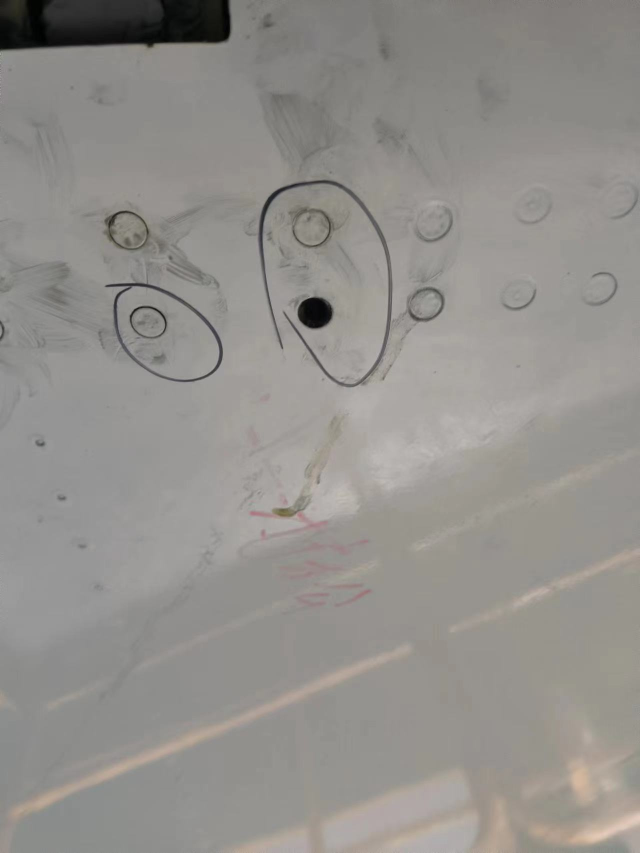
#> input picture surf2.jpg, 1280 x 1706 px (shown at 1/2 size)
$ jupyter execute --allow-errors test1.ipynb   (older library calls are emulated)
#> lines starting #> are read from the running program, lines starting #| are printed output that depends on the picture; after the words box and inside, x2 and y2 are one past the last pixel; in counts of white or black regions, pixels touching at a corner belong together
输入图像-grabcut抓前景背景-最大连通域消除外部-Marr求边缘-腐蚀消除内部垃圾

[cell 1]
import numpy as np
import cv2
import torch
from matplotlib import pyplot as plt

def cv_show(name,img):
    cv2.imshow(name,img)   #显示原图
    if cv2.waitKey(0) == 27:
        cv2.destroyAllWindows()
    if cv2.waitKey(0):
        cv2.destroyAllWindows()
#grabCut分割
from matplotlib import pyplot as plt
img = cv2.imread('tu_.png')
#> (the rest of this cell did not finish here and is left out)

[cell 2]
import numpy as np
import cv2
import torch
from matplotlib import pyplot as plt

[cell 3]
img = cv2.imread('surf2.jpg')
#> img is the input picture: shape (1706, 1280, 3); mean B, G, R 140.2, 144.2, 146.7
height, width = img.shape[:2]
#> height = 1706; width = 1280
    # 缩小图像
size = (int(width*0.3), int(height*0.3))
#> size = (384, 511)
shrink = cv2.resize(img, size, interpolation=cv2.INTER_AREA)
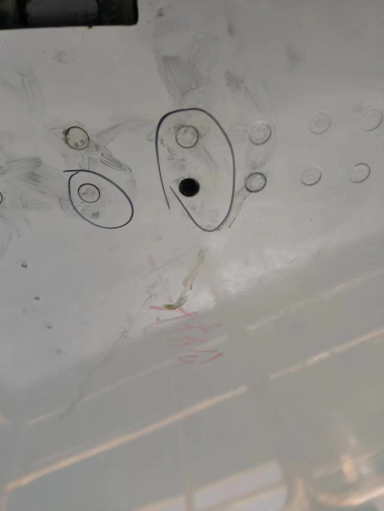
#> shrink: shape (511, 384, 3); mean B, G, R 140.2, 144.2, 146.7
shrink_o=shrink.copy();

    # 放大图像
fx = 1.6
fy = 1.2
enlarge = cv2.resize(img, (0, 0), fx=fx, fy=fy, interpolation=cv2.INTER_CUBIC)
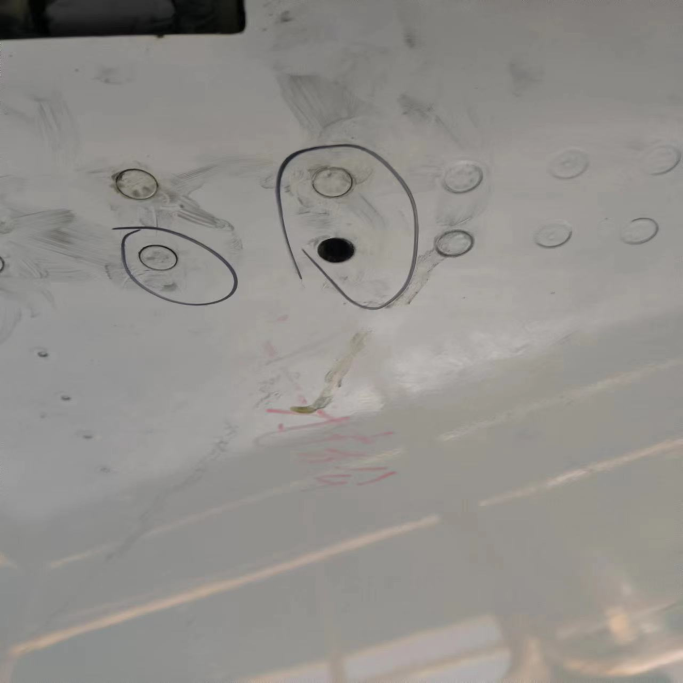
#> enlarge: shape (2047, 2048, 3) (shown at 1/3 size); mean B, G, R 140.2, 144.2, 146.7
cv_show('img1',shrink)
#> (key Esc is pressed here)
#> (key Esc is pressed here)

[cell 4]
#img = cv2.imread('surf4.jpg')
img=shrink
gray = cv2.cvtColor(img,cv2.COLOR_BGR2GRAY)
mask = np.zeros(img.shape[:2],np.uint8)

# 创建以0填充的前景和背景模型
bgdModel = np.zeros((1, 65), np.float64)
fgdModel = np.zeros((1, 65), np.float64)
(x,y)=gray.shape
#> x = 511; y = 384
rect = (21,1,y-30,x-20)
#> rect = (21, 1, 354, 491)
cv2.grabCut(img, mask, rect, bgdModel,fgdModel,6,cv2.GC_INIT_WITH_RECT)

# 此时的掩模已经变成了0-3之间的数字，
mask2 = np.where((mask == 2) | (mask == 0),0,1).astype('uint8')

img1 = img * mask2[:,:,np.newaxis]
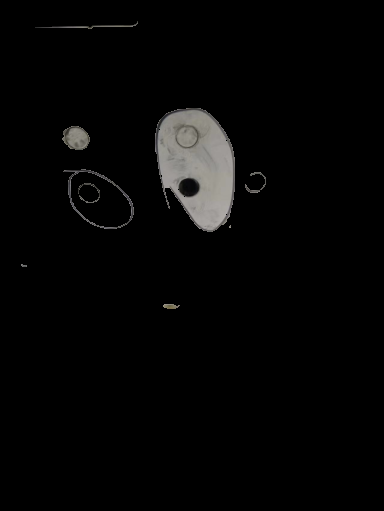
#> img1: shape (511, 384, 3); mean B, G, R 5.7, 5.9, 6
gray = cv2.cvtColor(img1,cv2.COLOR_BGR2GRAY)
gray_o=gray
contours,hierarchy = cv2.findContours(gray,cv2.RETR_TREE, cv2.CHAIN_APPROX_NONE)
#> contours = 16 contours, 8 with area under 20; largest, box (x1, y1, x2, y2) and area: (155, 108, 235, 232) 7302, (63, 169, 134, 229) 2744, (70, 171, 132, 228) 2456, (62, 126, 90, 150) 473, (35, 21, 138, 29) 88, (245, 172, 266, 193) 54, (163, 304, 180, 309) 46, (78, 183, 100, 203) 40
#最大联通域

contours,hierarchy = cv2.findContours(gray,cv2.RETR_TREE, cv2.CHAIN_APPROX_NONE)

area = []

for j in range(len(contours)):

    area.append(cv2.contourArea(contours[j]))
#> this loop made 16 passes
#> after the loop, area = [46.5, 6, 1.5, 54.5, 2743.5, 2456, 40, 473, 7301.5, 2, 2, 2, 4, 2, 2, 87.5]

max_idx = np.argmax(area)
#> max_idx = 8

max_area = cv2.contourArea(contours[max_idx])
#> max_area = 7301.5

for k in range(len(contours)):

    if k != max_idx:
        cv2.fillPoly(gray, [contours[k]], 0)
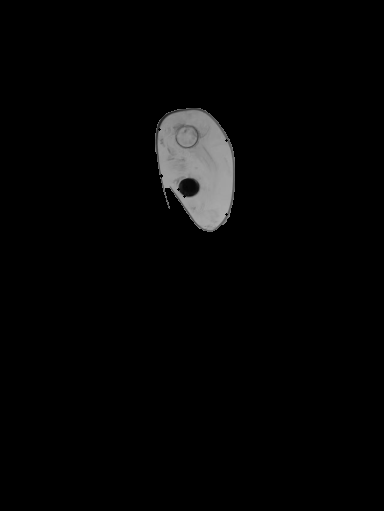
#> gray: shape (511, 384); min 0, max 171, mean 5.2

IMG=gray;
cv_show('IMG',IMG)
#> (key Enter is pressed here)
#> (key Enter is pressed here)

[cell 5]
cv_show('IMG',IMG)

[cell 6]
#grabCut分割

#img = cv2.imread('surf4.jpg')
img = shrink
gray = cv2.cvtColor(img,cv2.COLOR_BGR2GRAY)
#gray = cv2.equalizeHist(gray)#均衡
#gray = cv2.GaussianBlur(gray, (5, 5), 0)#高斯滤波

# 创建于读入图像，相同大小的掩模
mask = np.zeros(img.shape[:2],np.uint8)

# 创建以0填充的前景和背景模型
bgdModel = np.zeros((1, 65), np.float64)
fgdModel = np.zeros((1, 65), np.float64)
(x,y)=gray.shape
rect = (21,1,y-30,x-20)
cv2.grabCut(img, mask, rect, bgdModel,fgdModel,6,cv2.GC_INIT_WITH_RECT)

# 此时的掩模已经变成了0-3之间的数字，
mask2 = np.where((mask == 2) | (mask == 0),0,1).astype('uint8')

img1 = img * mask2[:,:,np.newaxis]
gray = cv2.cvtColor(img1,cv2.COLOR_BGR2GRAY)
gray_o=gray
contours,hierarchy = cv2.findContours(gray,cv2.RETR_TREE, cv2.CHAIN_APPROX_NONE)
#最大联通域

contours,hierarchy = cv2.findContours(gray,cv2.RETR_TREE, cv2.CHAIN_APPROX_NONE)

area = []

for j in range(len(contours)):

    area.append(cv2.contourArea(contours[j]))

max_idx = np.argmax(area)

max_area = cv2.contourArea(contours[max_idx])

for k in range(len(contours)):

    if k != max_idx:
        cv2.fillPoly(gray, [contours[k]], 0)

IMG=gray;
cv_show('IMG',IMG)
k = np.ones((4, 4), np.uint8)
open = cv2.morphologyEx(IMG, cv2.MORPH_OPEN, k)
close = cv2.morphologyEx(IMG, cv2.MORPH_CLOSE, k)
cv_show('IMG',close)
k = np.ones((4, 4), np.uint8)
thresh = cv2.threshold(close, 0, 255, cv2.THRESH_BINARY | cv2.THRESH_OTSU)[1]
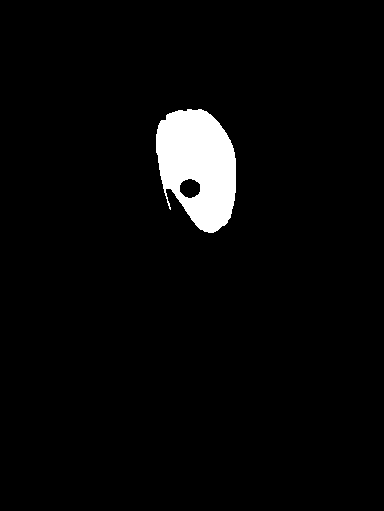
#> thresh: shape (511, 384); 3.6% white; 1 white region, box (x1, y1, x2, y2) and area: (156, 109, 236, 233) 7156
thresh = cv2.morphologyEx(thresh, cv2.MORPH_CLOSE, k)
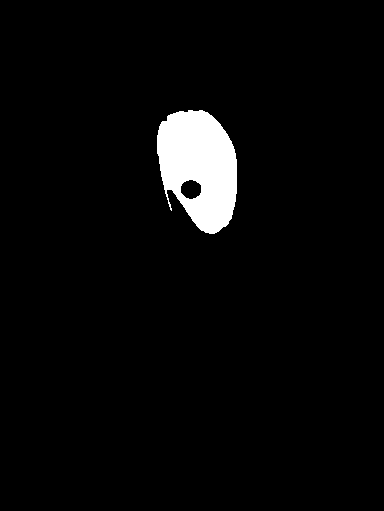
#> thresh: shape (511, 384); 3.6% white; 1 white region, box (x1, y1, x2, y2) and area: (157, 110, 237, 234) 7156
binary=thresh
dst = cv2.Laplacian(binary, cv2.CV_16S, ksize = 3)
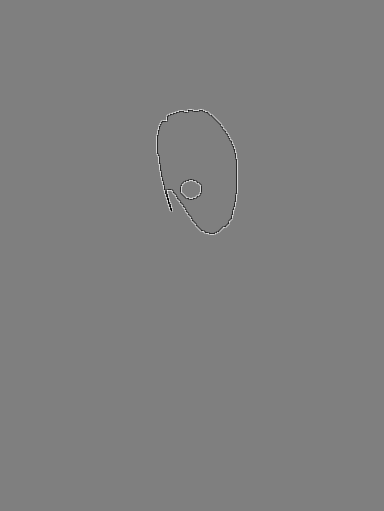
#> dst: shape (511, 384) int16; min -1530, max 1530, mean 0; drawn with min black and max white
Laplacian = cv2.convertScaleAbs(dst)
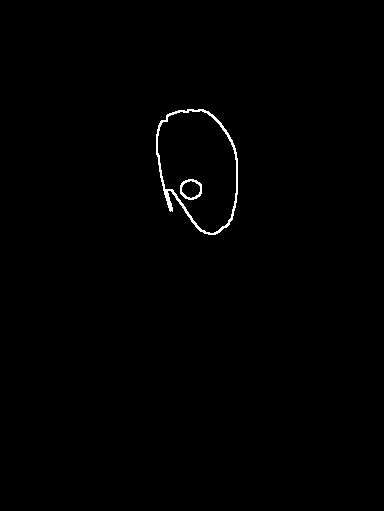
#> Laplacian: shape (511, 384); 0.54% white in thin lines or dots, all inside (x1, y1, x2, y2) = (156, 109, 238, 235)
ret, binary = cv2.threshold(Laplacian, 127, 255, cv2.THRESH_BINARY)
cv_show('IMG',binary)

threshCnts=[]
hierarchy=[]
threshCnts, hierarchy = cv2.findContours(thresh.copy(), cv2.RETR_LIST,	cv2.CHAIN_APPROX_SIMPLE)
#> threshCnts = 2 contours; box (x1, y1, x2, y2) and area: (157, 110, 237, 234) 7279, (180, 179, 202, 200) 324

cnts = threshCnts
#> cnts has the same summary as threshCnts
cur_img = img.copy()
num=0
locs=[]
for (i, c) in enumerate(cnts):
    # 计算矩形
    (x, y, w, h) = cv2.boundingRect(c)
    ar = w / float(h)
    # 选择合适的区域，根据实际任务来，这里的基本都是四个数字一组
    # [(454, 213, 110, 29), (308, 211, 109, 31), (171, 211, 98, 31), (18, 211, 107, 31)]
    #if 0.8< ar < 1.2:
    if (5< w < 200) and (5 < h < 200):
            # 符合的留下来
        locs.append((x, y, w, h))
        num=num+1
#> this loop made 2 passes
#> (x, y, w, h, ar, num) on passes 1 to 2: (180, 179, 22, 21, 1.05, 1), (157, 110, 80, 124, 0.645, 2)
#> after the loop, locs = [(180, 179, 22, 21), (157, 110, 80, 124)]; num = 2
print(num)
#| 2
for i in range(0,num):
    h1 = int(locs[i][2])+5
    h2=  int(locs[i][3])+5
    x_center = locs[i][0]
    y_center = locs[i][1]
    print([x_center-h1, y_center-h2])
    draw_0 = cv2.rectangle(img, (x_center, y_center), (x_center+h1, y_center+h2), (255, 0, 0), 2)
    name="sur_2_pipei"+str(i)+'.png'
    cv2.imwrite(name,binary[y_center:(y_center+h2),x_center:(x_center+h1)])   #将图像保存成jpg文件
    tep=binary[y_center:(y_center+h2),x_center:(x_center+h1)]
#> this loop made 2 passes
#> (h1, h2, x_center, y_center) on passes 1 to 2: (27, 26, 180, 179), (85, 129, 157, 110)
#| [153, 153]
#| [72, -19]
#> pass 1, `cv2.imwrite(name,binary[y_center:(y_center+h2),x_center:(x_center+h1)])`:
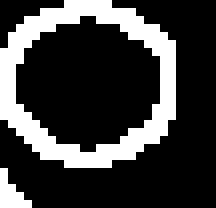
#> saved as sur_2_pipei0.png: shape (26, 27) (shown 8 times larger); 23.8% white in thin lines or dots, all inside (x1, y1, x2, y2) = (0, 0, 22, 26)
#> pass 2, `cv2.imwrite(name,binary[y_center:(y_center+h2),x_center:(x_center+h1)])`:
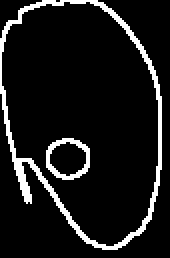
#> saved as sur_2_pipei1.png: shape (129, 85) (shown 2 times larger); 9.4% white in thin lines or dots
cv_show('German',draw_0)
